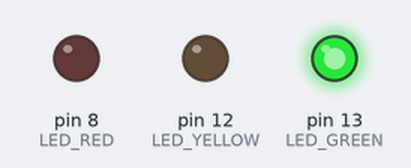
Recording of a program running on a simulated Arduino Uno, built with avr-gcc and run on an emulated ATmega328P. On the bench: output pins drawn as LEDs (lit = HIGH).

Above: at 2.5 s.
At 6.0 s:
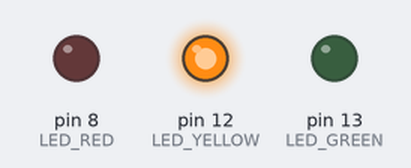
At 9.5 s:
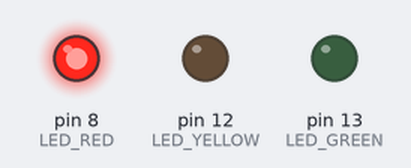
Timing chart, 0 to 15.6 s (numbered marks = the images above):
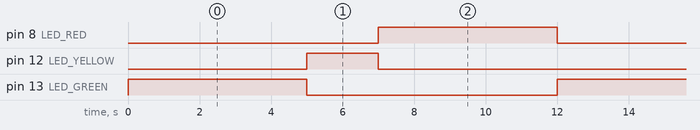

Measured:
- by itself, pin 8 (LED_RED), pin 13 (LED_GREEN): alternates HIGH for 5.0 s and LOW for 7.0 s
- by itself, pin 12 (LED_YELLOW): alternates HIGH for 2.0 s and LOW for 10.0 s
- by itself, everything shown: repeats every 12.0 s, in 3 steps

The program:

main.cpp
```cpp
#include <Arduino.h>

#define LED_GREEN 13
#define LED_YELLOW 12
#define LED_RED 8

unsigned long previousMillis = 0;
const long greenTime = 5000;
const long yellowTime = 2000;
const long redTime = 5000;
int currentState = 0;

void setup() {
    pinMode(LED_GREEN, OUTPUT);
    pinMode(LED_YELLOW, OUTPUT);
    pinMode(LED_RED, OUTPUT);
}

void loop() {
    unsigned long currentMillis = millis();

    switch (currentState) {
        case 0: // Green Light
            digitalWrite(LED_GREEN, HIGH);
            digitalWrite(LED_YELLOW, LOW);
            digitalWrite(LED_RED, LOW);
            if (currentMillis - previousMillis >= greenTime) {
                previousMillis = currentMillis;
                currentState = 1;
            }
            break;

        case 1: // Yellow Light
            digitalWrite(LED_GREEN, LOW);
            digitalWrite(LED_YELLOW, HIGH);
            digitalWrite(LED_RED, LOW);
            if (currentMillis - previousMillis >= yellowTime) {
                previousMillis = currentMillis;
                currentState = 2;
            }
            break;

        case 2: // Red Light
            digitalWrite(LED_GREEN, LOW);
            digitalWrite(LED_YELLOW, LOW);
            digitalWrite(LED_RED, HIGH);
            if (currentMillis - previousMillis >= redTime) {
                previousMillis = currentMillis;
                currentState = 0;
            }
            break;
    }
}
```
